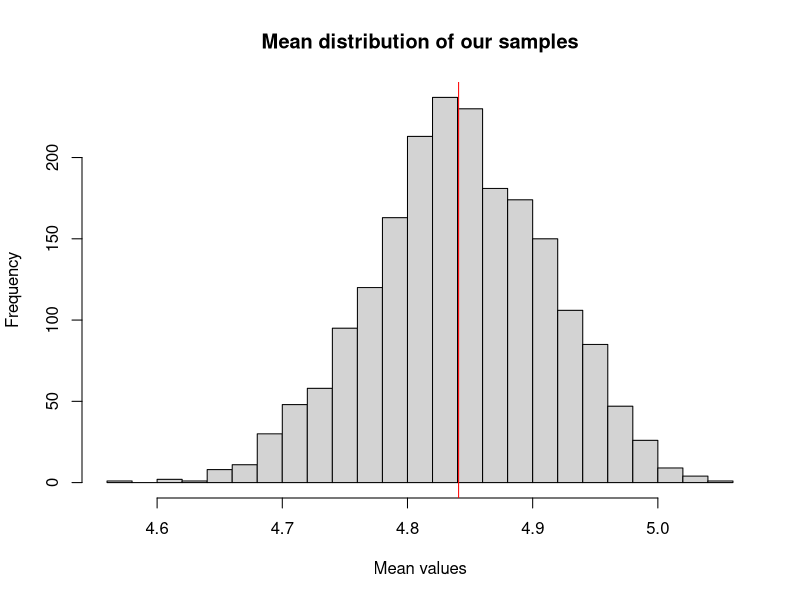
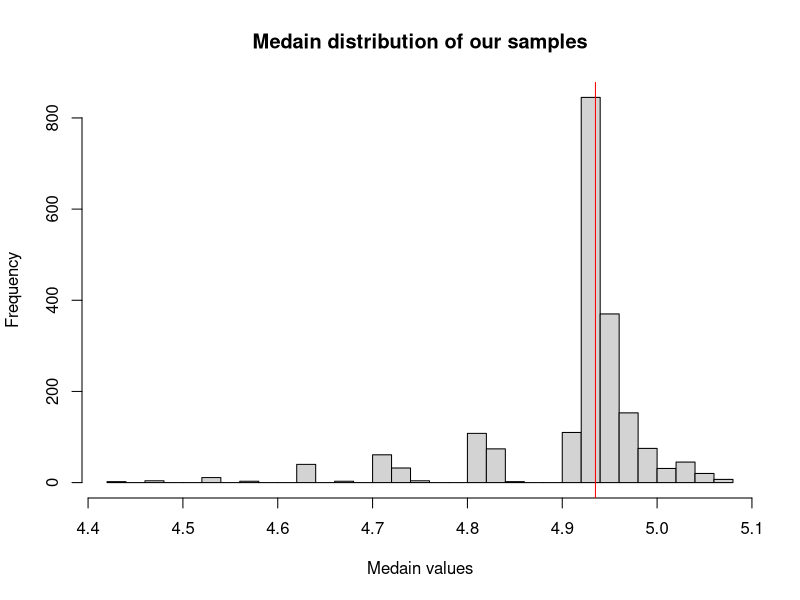

Reproduce these figures in R, in order.
## ---- chunk 1
knitr::opts_chunk$set(echo = TRUE)
## ---- chunk 2
set.seed(12141198)
## ---- chunk 3
sample <- c(4.94, 5.06, 4.53, 5.07, 4.99, 5.16, 4.38, 4.43, 4.93, 4.72, 4.92, 4.96)
## ---- chunk 4
mean <- mean(sample)
sample_median <- median(sample)

print(paste0("Mean: ", mean))
print(paste0("Median: ", sample_median))
## ---- chunk 5
set.seed(12141198)

list_means = list()
for (i in 1:2000){
  bootstrap_mean = mean(sample(sample,12,replace=TRUE))
  list_means <- append(list_means, bootstrap_mean)
}

## ---- chunk 6
compute_mean <- function(nth_sample) {
  mean <- mean(unlist(list_means[1:nth_sample]))
  print(paste0("Mean ",  nth_sample, " bootstrap samples: ", mean))
}
## ---- chunk 7
compute_mean(20)
## ---- chunk 8
compute_mean(20)
## ---- chunk 9
compute_mean(200)
## ---- chunk 10
compute_mean(2000)
## ---- chunk 11
hist(unlist(list_means[1:2000]),  breaks=30, main="Mean distribution of our samples", xlab="Mean values")
abline(v=mean, col="red")
## ---- chunk 12
true_conf_int <- t.test(sample, conf.level = 0.95)$conf.int
print(paste0("Conf. interval: ", true_conf_int[1], ", ", true_conf_int[2]))
## ---- chunk 13
values <- c(20, 200, 2000)

for (val in values) {
  conf_int <- c(quantile(unlist(list_means[1:val]), 0.025), quantile(unlist(list_means[1:val]), 0.975))
  print(paste0("Confidence interval for first ", val, " means: [", conf_int[1], ", ", conf_int[2], "]"))
}
## ---- chunk 14
compute_median <- function(nth_sample) {
  median <- median(unlist(list_means[1:nth_sample]))
  print(paste0("Median ",  nth_sample, " bootstrap samples: ", median))
}
## ---- chunk 15
set.seed(12141198)

list_medians = list()
for (i in 1:2000){
  bootstrap_sample_median = median(sample(sample,12,replace=TRUE))
  list_medians <- append(list_medians, bootstrap_sample_median)
}
## ---- chunk 16
compute_median(20)
## ---- chunk 17
compute_median(200)
## ---- chunk 18
compute_median(2000)
## ---- chunk 19
hist(unlist(list_medians[1:2000]),  breaks=30, main="Medain distribution of our samples", xlab="Medain values")
abline(v=sample_median, col="red")
## ---- chunk 20
true_conf_int <- t.test(sample, conf.level = 0.95)$conf.int
print(paste0("Conf. interval: ", true_conf_int[1], ", ", true_conf_int[2]))
## ---- chunk 21
n_values <- c(20, 200, 2000)
for (n in n_values) {
  conf_interval <- c(quantile(unlist(list_medians[1:n]),0.025),quantile(unlist(list_medians[1:n]),0.975))
  print(paste0("Confidence interval for ", n, " medians: ", conf_interval[1], ", ", conf_interval[2]))
}

## ---- chunk 22
set.seed(1234)
x.clean <- rnorm(1960)
x.cont <- runif(40,4,5)
x <- c(x.clean,x.cont) 
set.seed(12141198)
## ---- chunk 23
sample_mean <- mean(x)
sample_median <- median(x)
sample_trim_mean <- mean(x, trim=0.05)

sample_clean_mean <- mean(x.clean)
sample_clean_median <- median(x.clean)
sample_clean_trim_mean <- mean(x.clean, trim=0.05)
## ---- chunk 24
itters <- 2000
set.seed(12141198)


sampleSamples <- replicate(itters, sample(x, size=2000, replace=TRUE))
x.cleanSamples <- replicate(itters, sample(x.clean, size=2000, replace=TRUE))

meanEstimates <- numeric(itters)
meanEstimatesClean <- numeric(itters)


for(iter in 1:itters){
  meanEstimates[iter] <- mean(sampleSamples[,iter])
}

for(iter in 1:itters){
  meanEstimatesClean[iter] <- mean(x.cleanSamples[,iter])
}
## ---- chunk 25
sterror <- function(data, itterations=itters) {
  err <- sqrt(1 / (itterations - 1) * sum((data - (mean(data)))^2))
  
  return(err)
}

errX <- sterror(meanEstimates)
errClean <- sterror(meanEstimatesClean)

errX
errClean
## ---- chunk 26
alpha <- 0.05
beta <- 1 - alpha

conf_inter_means = c(
  quantile(meanEstimates, alpha), quantile(meanEstimates, beta),
  quantile(meanEstimatesClean, alpha), quantile(meanEstimatesClean, beta)
)

## ---- chunk 27
medianEstimates <- numeric(itters)
for (iter in 1:itters) {
  medianEstimates[iter] <- median(sampleSamples[,iter])
}

medianEstimatesClean <- numeric(itters)
for (iter in 1:itters) {
  medianEstimatesClean[iter] <- median(x.cleanSamples[,iter])
}
## ---- chunk 28
trimmedMeanEstimates <- numeric(itters)
for (iter in 1:itters) {
  trimmedMeanEstimates[iter] <- mean(sampleSamples[,iter], trim=0.05)
}
trimmedMeanEstimates

trimmedMeanEstimatesClean <- numeric(itters)
for (iter in 1:itters) {
  trimmedMeanEstimatesClean[iter] <- mean(x.cleanSamples[,iter], trim=0.05)
}
trimmedMeanEstimatesClean
## ---- chunk 29
conf_inter_medians = c(
  quantile(medianEstimates, alpha), quantile(medianEstimates, beta),
  quantile(medianEstimatesClean, alpha), quantile(medianEstimatesClean, beta))

ciTrimmedMeanEstimates = c(
  quantile(trimmedMeanEstimates, alpha), quantile(trimmedMeanEstimates, beta),
  quantile(trimmedMeanEstimatesClean, alpha), quantile(trimmedMeanEstimatesClean, beta))
## ---- chunk 30
estimationTable <- data.frame(
    DataSample=c('sample', 'x.clean'),
    StdError=c(errX, errClean),
    CIMeanLower=c(conf_inter_means[1], conf_inter_means[3]),
    CIMeanUpper=c(conf_inter_means[2], conf_inter_means[4]),
    CIMedianLower=c(conf_inter_medians[1], conf_inter_medians[3]),
    CIMedianUpper=c(conf_inter_medians[2], conf_inter_medians[4]),
    CITrimMeanLower=c(ciTrimmedMeanEstimates[1], ciTrimmedMeanEstimates[3]),
    CITrimMeanUpper=c(ciTrimmedMeanEstimates[2], ciTrimmedMeanEstimates[4])
)

## ---- chunk 31
estimationTable
## ---- chunk 32
#Original values  
mean_x <- mean(x)
mean_x_clean <- mean(x.clean)

sd_x <- sd(x)
sd_x_clean <- sd(x.clean)
tr_mean_x <- mean(x, trim=0.05)
tr_mean_x_clean <- mean(x.clean, trim=0.05)

## ---- chunk 33
samples_x <- replicate(itters, rnorm(length(x), mean=mean_x, sd=sd_x))
means_x <- numeric(itters)
for (i in 1:itters) {
  means_x[i] <- mean(samples_x[,i])
}

samples_x_clean <- replicate(itters, rnorm(2000, mean=mean_x_clean, sd=sd_x_clean))
means_x_clean <- numeric(length(samples_x_clean))

for (i in 1:itters) {
  means_x_clean[i] <- mean(samples_x_clean[,i])
}
## ---- chunk 34
st_err_x <- sterror(means_x)
st_err_x_clean <- sterror(means_x_clean)

st_err_x
st_err_x_clean
## ---- chunk 35
alpha <- 0.05
beta <- 1 - alpha
ci_mean = c(
  quantile(means_x, alpha), quantile(means_x, beta),
  quantile(means_x_clean, alpha), quantile(means_x_clean, beta)
)

medians_x <- numeric(itters)
for (i in 1:itters) {
  means_x[i] <- median(samples_x[,i])
  }
medians_x_clean <- numeric(itters)

for (i in 1:itters) {
  means_x_clean[i] <- median(samples_x_clean[,i])
  }
tr_mean_x <- numeric(itters)

for (i in 1:itters) {
  tr_mean_x[i] <- mean(samples_x[,i], trim=0.05)
  }
tr_mean_x_clean <- numeric(itters)

for (i in 1:itters) {
  tr_mean_x_clean[i] <- mean(samples_x_clean[,i], trim=0.05)
}
## ---- chunk 36
ci_median = c(
  quantile(medians_x, alpha), quantile(medians_x, beta),
  quantile(medians_x_clean, alpha), quantile(medians_x_clean, beta))

ci_trimmean = c(
  quantile(tr_mean_x, alpha), quantile(tr_mean_x, beta),
  quantile(tr_mean_x_clean, alpha), quantile(tr_mean_x_clean, beta))

bias_mean_x <- mean(means_x) - mean_x
bias_trim_mean_x <- mean(tr_mean_x) - tr_mean_x
bias_mean_x_clean <- mean(means_x_clean) - mean_x_clean
bias_trim_mean_x_clean <- mean(tr_mean_x_clean) - tr_mean_x_clean
## ---- chunk 37
estimationTable <- data.frame(
    DataSample=c('x', 'x.clean'),
    StdError=c(st_err_x, sd_x_clean),
    CIMeanLower=c(ci_mean[1], ci_mean[3]),
    CIMeanUpper=c(ci_mean[2], ci_mean[4]),
    CIMedianLower=c(ci_median[1], ci_median[3]),
    CIMedianUpper=c(ci_median[2], ci_median[4]),
    CITrimMeanLower=c(ci_trimmean[1], ci_trimmean[3]),
    CITrimMeanUpper=c(ci_trimmean[2], ci_trimmean[4])
)
## ---- chunk 38
estimationTable
